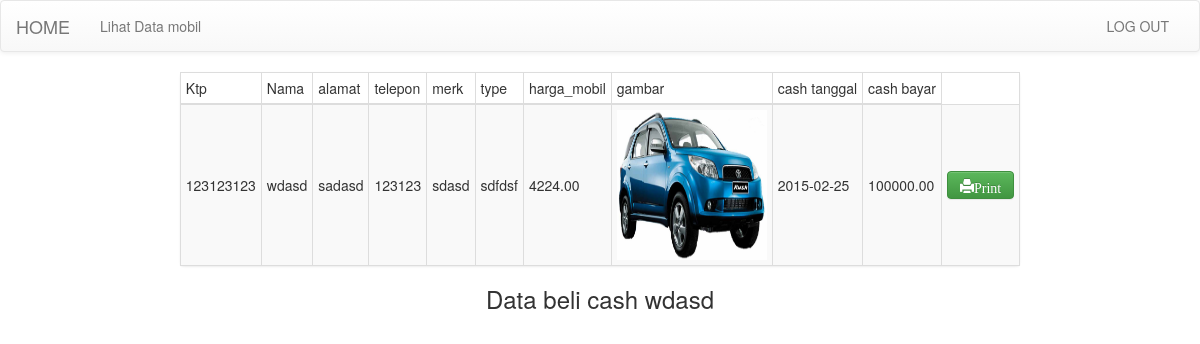
/user/index_user.php (signed in), run on the app's committed database.
### tables this page shows
CREATE TABLE IF NOT EXISTS `pembeli` (
  `ktp` varchar(16) NOT NULL,
  `nama_pembeli` varchar(30) NOT NULL,
  `alamat_pembeli` text NOT NULL,
  `telp_pembeli` varchar(13) NOT NULL,
  PRIMARY KEY (`ktp`)
);

CREATE TABLE IF NOT EXISTS `mobil` (
  `kode_mobil` int(11) NOT NULL AUTO_INCREMENT,
  `merk` varchar(30) NOT NULL,
  `type` varchar(30) NOT NULL,
  `warna` varchar(40) NOT NULL,
  `harga_mobil` decimal(10,2) NOT NULL,
  `gambar` varchar(200) NOT NULL,
  PRIMARY KEY (`kode_mobil`)
);

CREATE TABLE IF NOT EXISTS `beli_cash` (
  `kode_cash` int(11) NOT NULL AUTO_INCREMENT,
  `ktp` varchar(16) NOT NULL,
  `kode_mobil` int(11) NOT NULL,
  `cash_tgl` date NOT NULL,
  `cash_bayar` decimal(10,2) NOT NULL,
  PRIMARY KEY (`kode_cash`),
  KEY `ktp` (`ktp`),
  KEY `kode_mobil` (`kode_mobil`)
);

### user/index_user.php (the view, shortened to what this page needs)
<!DOCTYPE html PUBLIC "-//W3C//DTD XHTML 1.0 Transitional//EN" "http://www.w3.org/TR/xhtml1/DTD/xhtml1-transitional.dtd">
<html xmlns="http://www.w3.org/1999/xhtml">
<head>
<link href="../bootstrap-3.3.2-dist/css/bootstrap.css" rel="stylesheet" />
<link href="../bootstrap-3.3.2-dist/css/bootstrap.min.css" rel="stylesheet" />
<link href="../bootstrap-3.3.2-dist/css/bootstrap-theme.css" rel="stylesheet" />
<link href="../bootstrap-3.3.2-dist/css/bootstrap-theme.min.css" rel="stylesheet" />
</head>
<body>
<nav class="navbar navbar-default">
  <div class="container-fluid">
    <div class="navbar-header">
      <a class="navbar-brand" href="index_admin.php">HOME</a>
    </div>
    <div class="collapse navbar-collapse" id="bs-example-navbar-collapse-1">
      <ul class="nav navbar-nav">
        <li><a href="lihat_mobil.php">Lihat Data mobil<span class="sr-only">(current)</span></a></li>
      </ul>
      <ul class="nav navbar-nav navbar-right">
        <li><a href="../admin/logout.php">LOG OUT</a></li>
      </ul>
    </div>
  </div>
</nav>
<table align="center" class="table-condensed table-bordered list-group table-striped table-hover">
<thead>
<tr>
<td>Ktp</td>
<td>Nama</td>
<td>alamat</td>
<td>telepon</td>
<td>merk</td>
<td>type</td>
<td>harga_mobil</td>
<td>gambar</td>
<td>cash tanggal</td>
<td> cash bayar</td>
</tr>
</thead>
<tbody>
<?php
  $query = mysql_fetch_array(mysql_query("SELECT * from pembeli,beli_cash,mobil,login where username='".$_SESSION['username']."'"));
  $ktp=$query['ktp'];
  $nama_pembeli=$query['nama_pembeli'];
  $alamat_pembeli=$query['alamat_pembeli'];
  $telp_pembeli=$query['telp_pembeli'];
  $merk=$query['merk'];
  $type=$query['type'];
  $harga=$query['harga_mobil'];
  $gambar=$query['gambar'];
  $cash_tgl=$query['cash_tgl'];
  $cash_bayar=$query['cash_bayar'];
  ?>
      <tr>
          <td><?php echo $ktp; ?></td>
          <td><?php echo $nama_pembeli; ?></td>
          <td><?php echo $alamat_pembeli; ?></td>
          <td><?php echo $telp_pembeli; ?></td>
           <td><?php echo $merk?></td>
				<td><?php echo $type ?></td>
                 <td><?php echo $harga?></td>
                 <td><img src="../admin/gambar/<?php echo $gambar ?>" width="150" height="150"/></td>
				<td><?php echo $cash_tgl?></td>
                <td><?php echo $cash_bayar?></td>
                <td><a class="btn btn-success" href="print.php"> <span class="glyphicon glyphicon-print">Print</span> </a></td>
        </tr>
    </tbody>
</table>
<center>
<div class="h3">
<h3>Data beli cash <?php echo $nama_pembeli;?> </h3>
</div>
</center>
</body>

### data on the page
pembeli: nama_pembeli "wdasd", alamat_pembeli "sadasd", telp_pembeli "123123"
mobil: merk "sdasd", type "sdfdsf", harga_mobil "4224.00", gambar (picture)
beli_cash: cash_tgl "2015-02-25", cash_bayar "100000.00"

### other printed values
$ktp "123123123"
